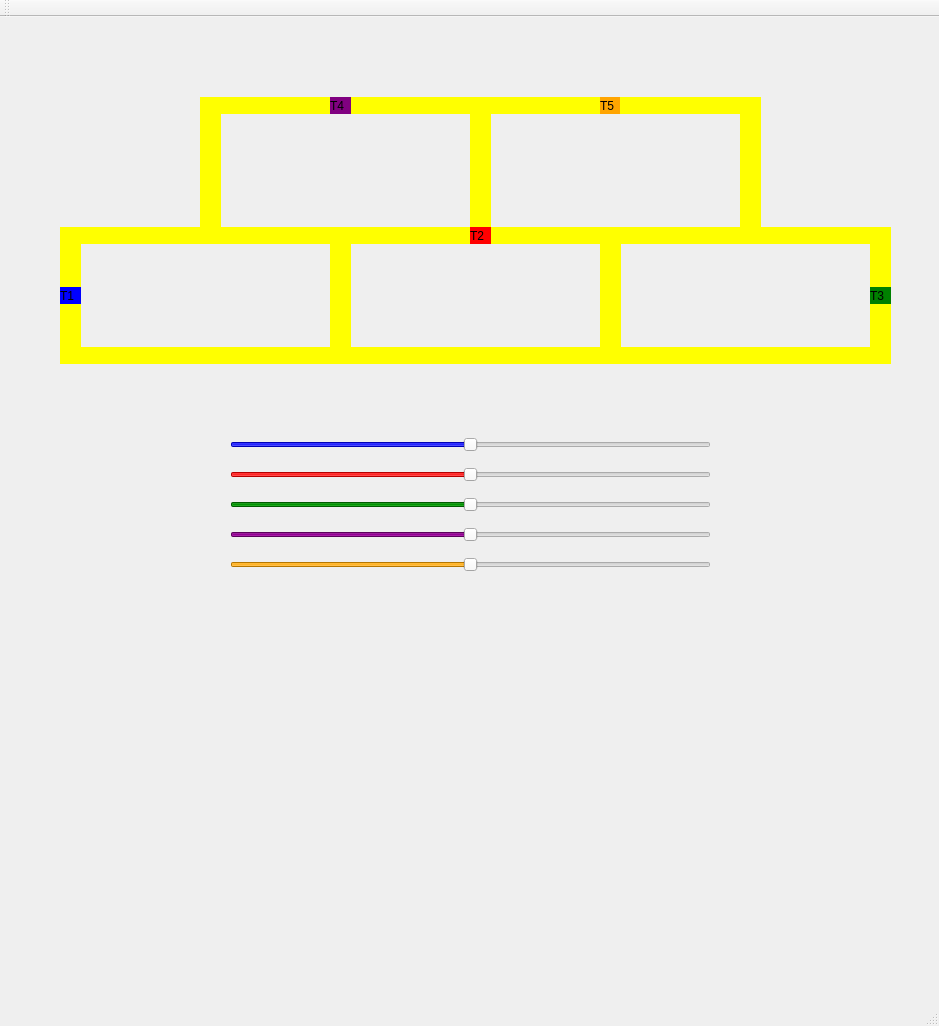
<?xml version="1.0" encoding="UTF-8"?>
<ui version="4.0">
 <class>MainWindow</class>
 <widget class="QMainWindow" name="MainWindow">
  <property name="geometry">
   <rect>
    <x>0</x>
    <y>0</y>
    <width>939</width>
    <height>1026</height>
   </rect>
  </property>
  <property name="windowTitle">
   <string>MainWindow</string>
  </property>
  <widget class="QWidget" name="centralWidget">
   <widget class="QLabel" name="label_trem1">
    <property name="geometry">
     <rect>
      <x>60</x>
      <y>270</y>
      <width>21</width>
      <height>17</height>
     </rect>
    </property>
    <property name="styleSheet">
     <string notr="true">QLabel { background: blue}</string>
    </property>
    <property name="text">
     <string>T1</string>
    </property>
   </widget>
   <widget class="QLabel" name="label_trilho1">
    <property name="geometry">
     <rect>
      <x>80</x>
      <y>210</y>
      <width>250</width>
      <height>17</height>
     </rect>
    </property>
    <property name="styleSheet">
     <string notr="true">QLabel { background: yellow}</string>
    </property>
    <property name="text">
     <string/>
    </property>
   </widget>
   <widget class="QLabel" name="label_trilho2">
    <property name="geometry">
     <rect>
      <x>80</x>
      <y>330</y>
      <width>250</width>
      <height>17</height>
     </rect>
    </property>
    <property name="styleSheet">
     <string notr="true">QLabel { background: yellow}</string>
    </property>
    <property name="text">
     <string/>
    </property>
   </widget>
   <widget class="QLabel" name="label_trilho3_1">
    <property name="geometry">
     <rect>
      <x>330</x>
      <y>210</y>
      <width>21</width>
      <height>137</height>
     </rect>
    </property>
    <property name="styleSheet">
     <string notr="true">QLabel { background: yellow}</string>
    </property>
    <property name="text">
     <string/>
    </property>
   </widget>
   <widget class="QLabel" name="label_trilho3">
    <property name="geometry">
     <rect>
      <x>60</x>
      <y>210</y>
      <width>21</width>
      <height>137</height>
     </rect>
    </property>
    <property name="styleSheet">
     <string notr="true">QLabel { background: yellow}</string>
    </property>
    <property name="text">
     <string/>
    </property>
   </widget>
   <widget class="QLabel" name="label_trilho3_2">
    <property name="geometry">
     <rect>
      <x>600</x>
      <y>210</y>
      <width>21</width>
      <height>137</height>
     </rect>
    </property>
    <property name="styleSheet">
     <string notr="true">QLabel { background: yellow}</string>
    </property>
    <property name="text">
     <string/>
    </property>
   </widget>
   <widget class="QLabel" name="label_trilho1_2">
    <property name="geometry">
     <rect>
      <x>350</x>
      <y>210</y>
      <width>250</width>
      <height>17</height>
     </rect>
    </property>
    <property name="styleSheet">
     <string notr="true">QLabel { background: yellow}</string>
    </property>
    <property name="text">
     <string/>
    </property>
   </widget>
   <widget class="QLabel" name="label_trilho2_2">
    <property name="geometry">
     <rect>
      <x>350</x>
      <y>330</y>
      <width>250</width>
      <height>17</height>
     </rect>
    </property>
    <property name="styleSheet">
     <string notr="true">QLabel { background: yellow}</string>
    </property>
    <property name="text">
     <string/>
    </property>
   </widget>
   <widget class="QLabel" name="label_trem2">
    <property name="geometry">
     <rect>
      <x>470</x>
      <y>210</y>
      <width>21</width>
      <height>17</height>
     </rect>
    </property>
    <property name="styleSheet">
     <string notr="true">QLabel { background: red}</string>
    </property>
    <property name="text">
     <string>T2</string>
    </property>
   </widget>
   <widget class="QLabel" name="label_trilho1_3">
    <property name="geometry">
     <rect>
      <x>620</x>
      <y>210</y>
      <width>250</width>
      <height>17</height>
     </rect>
    </property>
    <property name="styleSheet">
     <string notr="true">QLabel { background: yellow}</string>
    </property>
    <property name="text">
     <string/>
    </property>
   </widget>
   <widget class="QLabel" name="label_trilho3_3">
    <property name="geometry">
     <rect>
      <x>870</x>
      <y>210</y>
      <width>21</width>
      <height>137</height>
     </rect>
    </property>
    <property name="styleSheet">
     <string notr="true">QLabel { background: yellow}</string>
    </property>
    <property name="text">
     <string/>
    </property>
   </widget>
   <widget class="QLabel" name="label_trilho2_3">
    <property name="geometry">
     <rect>
      <x>620</x>
      <y>330</y>
      <width>250</width>
      <height>17</height>
     </rect>
    </property>
    <property name="styleSheet">
     <string notr="true">QLabel { background: yellow}</string>
    </property>
    <property name="text">
     <string/>
    </property>
   </widget>
   <widget class="QLabel" name="label_trilho4">
    <property name="geometry">
     <rect>
      <x>200</x>
      <y>80</y>
      <width>21</width>
      <height>137</height>
     </rect>
    </property>
    <property name="styleSheet">
     <string notr="true">QLabel { background: yellow}</string>
    </property>
    <property name="text">
     <string/>
    </property>
   </widget>
   <widget class="QLabel" name="label_trilho4_1">
    <property name="geometry">
     <rect>
      <x>470</x>
      <y>80</y>
      <width>21</width>
      <height>137</height>
     </rect>
    </property>
    <property name="styleSheet">
     <string notr="true">QLabel { background: yellow}</string>
    </property>
    <property name="text">
     <string/>
    </property>
   </widget>
   <widget class="QLabel" name="label_trilho4_2">
    <property name="geometry">
     <rect>
      <x>740</x>
      <y>80</y>
      <width>21</width>
      <height>137</height>
     </rect>
    </property>
    <property name="styleSheet">
     <string notr="true">QLabel { background: yellow}</string>
    </property>
    <property name="text">
     <string/>
    </property>
   </widget>
   <widget class="QLabel" name="label_trilho5">
    <property name="geometry">
     <rect>
      <x>220</x>
      <y>80</y>
      <width>250</width>
      <height>17</height>
     </rect>
    </property>
    <property name="styleSheet">
     <string notr="true">QLabel { background: yellow}</string>
    </property>
    <property name="text">
     <string/>
    </property>
   </widget>
   <widget class="QLabel" name="label_trilho5_2">
    <property name="geometry">
     <rect>
      <x>490</x>
      <y>80</y>
      <width>250</width>
      <height>17</height>
     </rect>
    </property>
    <property name="styleSheet">
     <string notr="true">QLabel { background: yellow}</string>
    </property>
    <property name="text">
     <string/>
    </property>
   </widget>
   <widget class="QLabel" name="label_trem3">
    <property name="geometry">
     <rect>
      <x>870</x>
      <y>270</y>
      <width>21</width>
      <height>17</height>
     </rect>
    </property>
    <property name="styleSheet">
     <string notr="true">QLabel { background: green}</string>
    </property>
    <property name="text">
     <string>T3</string>
    </property>
   </widget>
   <widget class="QLabel" name="label_trem4">
    <property name="geometry">
     <rect>
      <x>330</x>
      <y>80</y>
      <width>21</width>
      <height>17</height>
     </rect>
    </property>
    <property name="styleSheet">
     <string notr="true">QLabel { background: purple}</string>
    </property>
    <property name="text">
     <string>T4</string>
    </property>
   </widget>
   <widget class="QLabel" name="label_trem5">
    <property name="geometry">
     <rect>
      <x>600</x>
      <y>80</y>
      <width>20</width>
      <height>17</height>
     </rect>
    </property>
    <property name="styleSheet">
     <string notr="true">QLabel { background: orange}</string>
    </property>
    <property name="text">
     <string>T5</string>
    </property>
   </widget>
   <widget class="QSlider" name="velocidade_t1">
    <property name="geometry">
     <rect>
      <x>230</x>
      <y>420</y>
      <width>481</width>
      <height>16</height>
     </rect>
    </property>
    <property name="acceptDrops">
     <bool>false</bool>
    </property>
    <property name="autoFillBackground">
     <bool>false</bool>
    </property>
    <property name="styleSheet">
     <string notr="true">selection-background-color: blue;</string>
    </property>
    <property name="maximum">
     <number>200</number>
    </property>
    <property name="singleStep">
     <number>1</number>
    </property>
    <property name="value">
     <number>100</number>
    </property>
    <property name="sliderPosition">
     <number>100</number>
    </property>
    <property name="tracking">
     <bool>true</bool>
    </property>
    <property name="orientation">
     <enum>Qt::Horizontal</enum>
    </property>
    <property name="invertedAppearance">
     <bool>false</bool>
    </property>
    <property name="invertedControls">
     <bool>false</bool>
    </property>
    <property name="tickPosition">
     <enum>QSlider::NoTicks</enum>
    </property>
    <property name="tickInterval">
     <number>0</number>
    </property>
   </widget>
   <widget class="QSlider" name="velocidade_t2">
    <property name="geometry">
     <rect>
      <x>230</x>
      <y>450</y>
      <width>481</width>
      <height>16</height>
     </rect>
    </property>
    <property name="styleSheet">
     <string notr="true">selection-background-color: red;</string>
    </property>
    <property name="minimum">
     <number>0</number>
    </property>
    <property name="maximum">
     <number>200</number>
    </property>
    <property name="value">
     <number>100</number>
    </property>
    <property name="orientation">
     <enum>Qt::Horizontal</enum>
    </property>
    <property name="invertedAppearance">
     <bool>false</bool>
    </property>
    <property name="invertedControls">
     <bool>false</bool>
    </property>
    <property name="tickPosition">
     <enum>QSlider::NoTicks</enum>
    </property>
   </widget>
   <widget class="QSlider" name="velocidade_t3">
    <property name="geometry">
     <rect>
      <x>230</x>
      <y>480</y>
      <width>481</width>
      <height>16</height>
     </rect>
    </property>
    <property name="styleSheet">
     <string notr="true">selection-background-color: green;</string>
    </property>
    <property name="minimum">
     <number>0</number>
    </property>
    <property name="maximum">
     <number>200</number>
    </property>
    <property name="value">
     <number>100</number>
    </property>
    <property name="orientation">
     <enum>Qt::Horizontal</enum>
    </property>
    <property name="invertedAppearance">
     <bool>false</bool>
    </property>
    <property name="invertedControls">
     <bool>false</bool>
    </property>
    <property name="tickPosition">
     <enum>QSlider::NoTicks</enum>
    </property>
   </widget>
   <widget class="QSlider" name="velocidade_t4">
    <property name="geometry">
     <rect>
      <x>230</x>
      <y>510</y>
      <width>481</width>
      <height>16</height>
     </rect>
    </property>
    <property name="styleSheet">
     <string notr="true">selection-background-color: purple;</string>
    </property>
    <property name="maximum">
     <number>200</number>
    </property>
    <property name="value">
     <number>100</number>
    </property>
    <property name="orientation">
     <enum>Qt::Horizontal</enum>
    </property>
    <property name="invertedAppearance">
     <bool>false</bool>
    </property>
    <property name="invertedControls">
     <bool>false</bool>
    </property>
    <property name="tickPosition">
     <enum>QSlider::NoTicks</enum>
    </property>
   </widget>
   <widget class="QSlider" name="velocidade_t5">
    <property name="geometry">
     <rect>
      <x>230</x>
      <y>540</y>
      <width>481</width>
      <height>16</height>
     </rect>
    </property>
    <property name="styleSheet">
     <string notr="true">selection-background-color: orange;</string>
    </property>
    <property name="maximum">
     <number>200</number>
    </property>
    <property name="value">
     <number>100</number>
    </property>
    <property name="orientation">
     <enum>Qt::Horizontal</enum>
    </property>
    <property name="invertedAppearance">
     <bool>false</bool>
    </property>
    <property name="invertedControls">
     <bool>false</bool>
    </property>
    <property name="tickPosition">
     <enum>QSlider::NoTicks</enum>
    </property>
   </widget>
   <zorder>label_trilho1</zorder>
   <zorder>label_trilho2</zorder>
   <zorder>label_trilho3_1</zorder>
   <zorder>label_trilho3</zorder>
   <zorder>label_trilho3_2</zorder>
   <zorder>label_trilho1_2</zorder>
   <zorder>label_trilho2_2</zorder>
   <zorder>label_trilho1_3</zorder>
   <zorder>label_trilho3_3</zorder>
   <zorder>label_trilho2_3</zorder>
   <zorder>label_trilho4</zorder>
   <zorder>label_trilho4_1</zorder>
   <zorder>label_trilho4_2</zorder>
   <zorder>label_trilho5</zorder>
   <zorder>label_trilho5_2</zorder>
   <zorder>velocidade_t1</zorder>
   <zorder>velocidade_t2</zorder>
   <zorder>velocidade_t3</zorder>
   <zorder>velocidade_t4</zorder>
   <zorder>velocidade_t5</zorder>
   <zorder>label_trem1</zorder>
   <zorder>label_trem4</zorder>
   <zorder>label_trem3</zorder>
   <zorder>label_trem2</zorder>
   <zorder>label_trem5</zorder>
  </widget>
  <widget class="QMenuBar" name="menuBar">
   <property name="geometry">
    <rect>
     <x>0</x>
     <y>0</y>
     <width>939</width>
     <height>22</height>
    </rect>
   </property>
  </widget>
  <widget class="QToolBar" name="mainToolBar">
   <attribute name="toolBarArea">
    <enum>TopToolBarArea</enum>
   </attribute>
   <attribute name="toolBarBreak">
    <bool>false</bool>
   </attribute>
  </widget>
  <widget class="QStatusBar" name="statusBar"/>
 </widget>
 <layoutdefault spacing="6" margin="11"/>
 <resources/>
 <connections/>
</ui>
